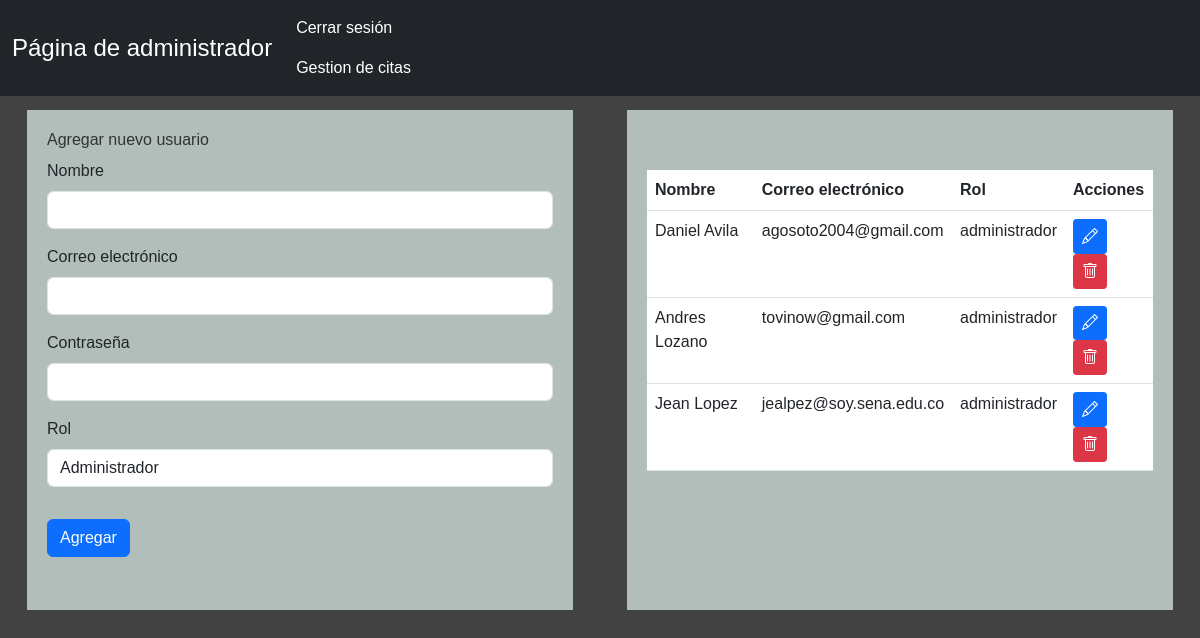
Page /tbk/usuario.php?resultado=exito (signed in) on the committed database.
### tables this page shows
CREATE TABLE Usuarios (
  id_usuario INT AUTO_INCREMENT PRIMARY KEY,
  nombre VARCHAR(100),
  correo VARCHAR(100),
  contrasena VARCHAR(100),
  rol ENUM('administrador', 'cliente')
);

### tbk/usuario.php (the view, shortened to what this page needs)
<?php
$servername = "localhost:3306";
$username = "root";
$password = "";
$dbname = "tbk";
$conexion = mysqli_connect($servername, $username, $password, $dbname);
$query = "SELECT * FROM Usuarios";
$resultado = mysqli_query($conexion, $query);
if ($resultado) {
  $usuarios = mysqli_fetch_all($resultado, MYSQLI_ASSOC);
} else {
  die("Error al consultar los usuarios: " . mysqli_error($conexion));
}
?>
<!DOCTYPE html>
<html lang="es">
<head>
  <link href="https://cdn.jsdelivr.net/npm/bootstrap@5.3.0-alpha3/dist/css/bootstrap.min.css" rel="stylesheet"
>
  <link rel="stylesheet" href="https://cdn.jsdelivr.net/npm/bootstrap-icons@1.10.3/font/bootstrap-icons.css">
  <link rel="stylesheet" href="css/styles.css">
</head>
<body>
  <nav class="navbar navbar-expand-lg navbar-dark bg-dark fixed-top">
    <div class="container-fluid">
      <a class="navbar-brand navbar-brand-full" href="#">Página de administrador</a>
      <div class="collapse navbar-collapse" id="navbarNav">
        <ul class="navbar-nav ml-auto">
          <li class="nav-item">
            <a class="nav-link" href="logout.php">Cerrar sesión</a>
            <a class="nav-link" href="admin.php">Gestion de citas</a>
          </li>
        </ul>
      </div>
    </div>
  </nav>
  <div class="container-fluid">
    <div class="row">
      <div class="col-md-6">
        <div class="left-container">
          <h3>Agregar nuevo usuario</h3>
          <form action="agregar-usuario.php" method="POST" class="add-form">
            <div class="mb-3">
              <label for="nombre" class="form-label">Nombre</label>
              <input type="text" class="form-control" id="nombre" name="nombre" required>
            </div>
            <div class="mb-3">
              <label for="correo" class="form-label">Correo electrónico</label>
              <input type="email" class="form-control" id="correo" name="correo" required>
            </div>
            <div class="mb-3">
              <label for="contrasena" class="form-label">Contraseña</label>
              <input type="password" class="form-control" id="contrasena" name="contrasena" required>
            </div>
            <div class="mb-3">
              <label for="rol" class="form-label">Rol</label>
              <select class="form-control" id="rol" name="rol" required>
                <option value="administrador">Administrador</option>
              </select>
            </div>
            <button type="submit" class="btn btn-primary">Agregar</button>
          </form>
        </div>
      </div>
      <div class="col-md-6">
        <div class="right-container">
          <br>
          <div class="table-responsive">
            <table class="table">
              <thead>
                <tr>
                  <th>Nombre</th>
                  <th>Correo electrónico</th>
                  <th>Rol</th>
                  <th>Acciones</th>
                </tr>
              </thead>
              <tbody>
                <?php if (!empty($usuarios)) : ?>
                  <?php foreach ($usuarios as $usuario) : ?>
                    <tr>
                      <td><?php echo $usuario['nombre']; ?></td>
                      <td><?php echo $usuario['correo']; ?></td>
                      <td><?php echo $usuario['rol']; ?></td>
                      <td>
                    <a href="editar-usuario.php?id=<?php echo $usuario['id_usuario']; ?>" class="btn btn-sm btn-primary btn-action"><i class="bi bi-pencil"></i></a>
                    <a href="eliminar-usuario.php?id=<?php echo $usuario['id_usuario']; ?>" class="btn btn-sm btn-danger btn-action"><i class="bi bi-trash"></i></a>
                      </td>
                    </tr>
                  <?php endforeach; ?>
                <?php else : ?>
                  <tr>
                    <td colspan='4'>No hay usuarios disponibles.</td>
                  </tr>
                <?php endif; ?>
              </tbody>
            </table>
          </div>
        </div>
      </div>
    </div>
  </div>
</body>
</html>

### tbk/css/styles.css (style rules this page uses)
body { font-family: Arial, sans-serif; background-color: #424242; margin: 0; padding: 0; display: flex; align-items: center; justify-content: center; height: 90vh; }
.container-fluid { max-width: 1500px; margin-left: auto; margin-right: auto; }
.left-container { background-color: rgba(191, 204, 199, 0.897); padding: 20px; height: 500px; margin-left: 15px; margin-right: 15px; }
.right-container { background-color: rgba(191, 204, 199, 0.897); padding: 20px; height: 500px; margin-left: 15px; margin-right: 15px; }
h3 { color: #333; font-size: 16px; margin-bottom: 10px; }
.table-responsive { overflow-x: auto; }
.btn-action { padding: 0.25rem 0.5rem; font-size: 1rem; line-height: 1.5; border-radius: 0.2rem; }
.btn-action i { vertical-align: middle; }
.add-form { margin-bottom: 2rem; }
.table-responsive { overflow-x: auto; margin-top: 1rem; }
.add-form button[type="submit"] { margin-top: 1rem; }
.navbar { width: 100%; }
.navbar-brand { font-size: 24px; color: #fff; text-decoration: none; }
.navbar-nav .nav-link { color: #fff; text-decoration: none; }

### rows in the picture
usuarios: nombre "Daniel Avila", correo "agosoto2004@gmail.com", rol "administrador"
usuarios: nombre "Andres Lozano", correo "tovinow@gmail.com", rol "administrador"
usuarios: nombre "Jean Lopez", correo "jealpez@soy.sena.edu.co", rol "administrador"
